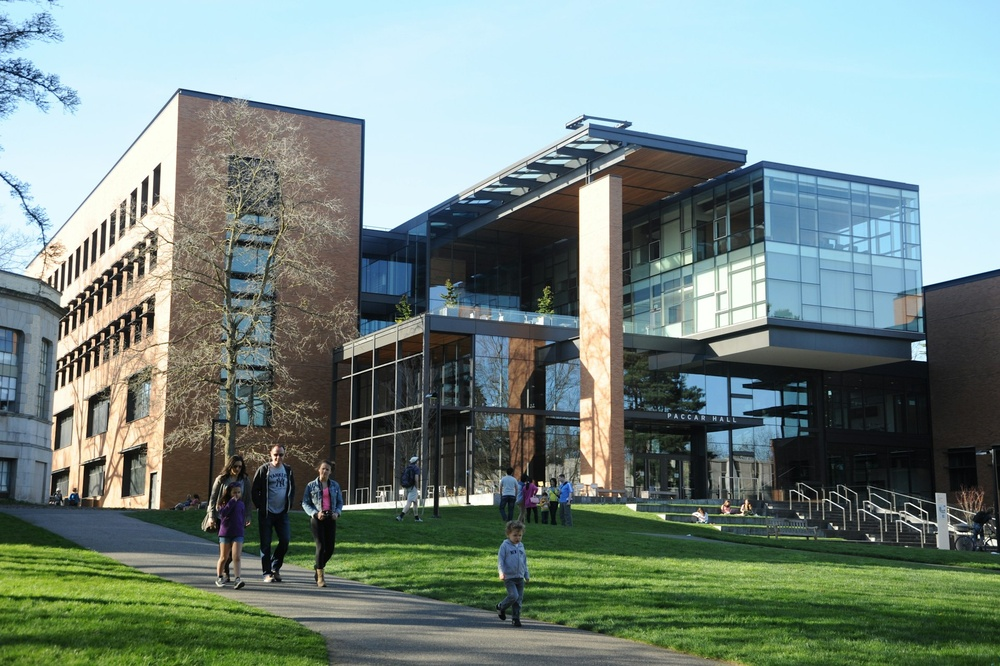
#> input picture Campus.jpg, 1000 x 666 px, shrunk from 1920 x 1278 before the run
$ jupyter execute 04_filters.ipynb
#> lines starting #> are read from the running program, lines starting #| are printed output that depends on the picture
[cell 1]
import cv2
import numpy as np
import seaborn as sns
import matplotlib.pyplot as plt

[cell 2]
# Baca gambar
img = cv2.imread('Campus.jpg')  # pastikan file ada di folder yang sama
#> img is the input picture: shape (666, 1000, 3); mean B, G, R 129.9, 136.4, 118.9

if img is None:
    raise FileNotFoundError("Image file not found. Please check the path.")

# Konversi ke grayscale
img_gray = cv2.cvtColor(img, cv2.COLOR_BGR2GRAY)
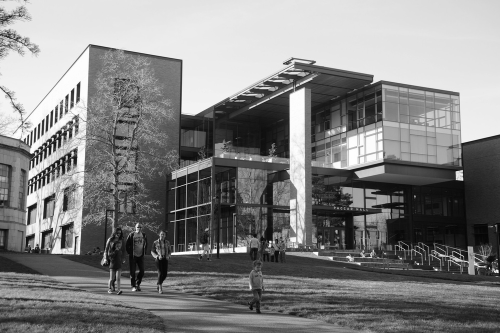
#> img_gray: shape (666, 1000) (shown at 1/2 size); min 0, max 255, mean 130.4

# Tampilkan gambar + histogram
fig, axes = plt.subplots(1, 2, figsize=(12, 5))

# ===== Gambar Grayscale =====
axes[0].imshow(img_gray, cmap='gray')
axes[0].set_title("Original Grayscale Image")
axes[0].axis('off')

# ===== Histogram =====
axes[1].hist(img_gray.ravel(), bins=256)
axes[1].set_title("Histogram Grayscale Image")
axes[1].set_xlabel("Pixel Intensity")
axes[1].set_ylabel("Frequency")

plt.tight_layout()
plt.show()
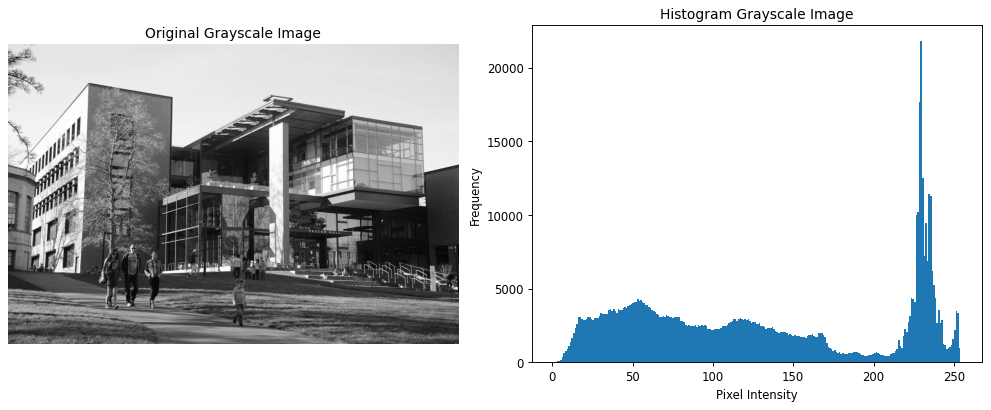
#> figure drawn by matplotlib, 2 panels; panel 2: tallest bar 21770 high, from x = 229.1 to 230.1

#### Analisis Histogram Citra Grayscale Asli

Kode ini menampilkan citra Campus.jpg dalam bentuk grayscale untuk menyederhanakan informasi warna menjadi intensitas keabuan. Histogram grayscale menunjukkan distribusi nilai intensitas pixel dari 0 hingga 255 yang merepresentasikan tingkat kecerahan citra. Sebaran histogram yang luas menandakan variasi kontras yang cukup baik, sedangkan puncak tertentu menunjukkan area citra dengan intensitas dominan. Visualisasi histogram ini digunakan sebagai dasar analisis karakteristik pencahayaan dan kontras citra sebelum dilakukan proses pengolahan lanjutan seperti filtering atau edge detection.

## Image Filters

Image filters adalah teknik dalam pengolahan citra digital yang melibatkan penggunaan kernel atau matriks kecil untuk memodifikasi nilai piksel dalam citra. Filter ini digunakan untuk berbagai tujuan, seperti mengurangi noise, meningkatkan tepi, atau menerapkan efek artistik. Berikut adalah beberapa jenis filter umum yang sering digunakan dalam pengolahan citra:
1. Smoothing Filters (Low-pass filters)
2. Sharpening Filters (High-pass filters)
3. Edge Detection Filters
4. Embossing Filters
5. Custom Convolution Filters

### Filter Kernel

Filter kernel adalah matriks kecil yang digunakan dalam operasi konvolusi untuk memodifikasi nilai piksel dalam citra. Kernel ini diterapkan pada setiap piksel citra dengan cara mengalikan nilai piksel tetangga dengan nilai kernel yang sesuai, kemudian menjumlahkan hasilnya untuk mendapatkan nilai baru piksel tersebut. Kernel dapat memiliki berbagai ukuran dan bentuk, tergantung pada efek yang diinginkan.

#### Perbedaan Filter dan Point Operations
| Aspek                  | Filter Kernel                                   | Point Operations                             |
|-----------------------|-------------------------------------------------|----------------------------------------------|
| Definisi              | Menggunakan kernel untuk memodifikasi piksel berdasarkan tetangga | Memanipulasi nilai piksel secara individual tanpa mempertimbangkan tetangga |
| Operasi              | Melibatkan konvolusi dengan kernel             | Melibatkan operasi matematis langsung pada piksel |
| Efek pada Citra      | Mempengaruhi area sekitar piksel				  | Mempengaruhi hanya piksel itu sendiri         |
| Contoh                | Gaussian Blur, Sharpening, Edge Detection | Brightness Adjustment, Contrast Adjustment    |

#### Linear Filters
Linear filters adalah jenis filter yang menggunakan operasi linear pada nilai piksel dan tetangganya. Contoh umum dari linear filters adalah smoothing filters (seperti Gaussian blur) dan sharpening filters. Linear filters mempertahankan hubungan linear antara input dan output, sehingga efeknya dapat diprediksi dan dianalisis dengan mudah.

[cell 3]
# Matrix pixel input (7x7)
pixel_matrix = np.array([
    [50,  50,  50,  50,  50,  50,  50],
    [50,  60,  70,  80,  70,  60,  50],
    [50,  70,  90, 110,  90,  70,  50],
    [50,  80, 110, 130, 110,  80,  50],
    [50,  70,  90, 110,  90,  70,  50],
    [50,  60,  70,  80,  70,  60,  50],
    [50,  50,  50,  50,  50,  50,  50]
], dtype=np.float32)

print("\n1. MATRIX PIXEL INPUT (7x7):")

# Visualisasi matrix pixel
plt.figure(figsize=(6, 6))
sns.heatmap(pixel_matrix, annot=True, fmt=".0f", cmap="gray", cbar=False, square=True)
plt.title("Pixel Matrix Visualization")
plt.show()
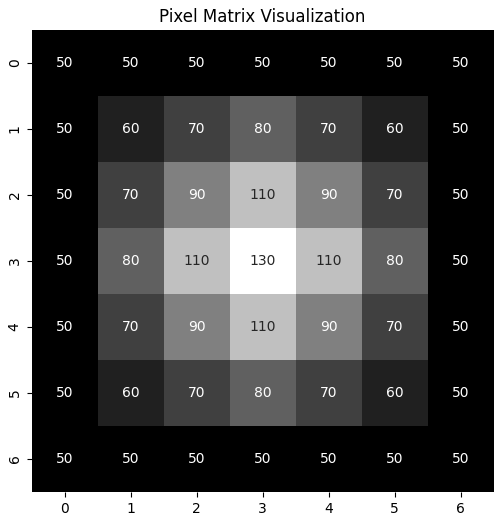
#> figure drawn by matplotlib, 1 panel

#### Ini bukan analisis histogram citra Melainkan analisis distribusi nilai pixel pada matrix contoh

Pada tahap ini digunakan sebuah matrix pixel berukuran 7×7 sebagai contoh sederhana untuk merepresentasikan nilai intensitas pixel dalam bentuk numerik. Matrix ini berisi nilai intensitas grayscale yang bervariasi, dengan nilai terendah berada di bagian tepi dan nilai tertinggi berada di bagian tengah matrix.

Visualisasi menggunakan heatmap menunjukkan adanya pola gradasi intensitas yang meningkat dari tepi menuju pusat. Hal ini menggambarkan kondisi di mana area tengah memiliki tingkat kecerahan yang lebih tinggi dibandingkan area sekitarnya. Pola seperti ini sering digunakan untuk menjelaskan bagaimana sebuah filter bekerja dengan mempertimbangkan pixel tetangga di sekitar pixel pusat.

Matrix pixel ini berfungsi sebagai ilustrasi awal sebelum diterapkan proses filtering pada citra sebenarnya. Dengan memahami distribusi nilai pixel pada matrix ini, dapat dipahami bahwa proses filtering akan memodifikasi nilai pixel berdasarkan kombinasi atau perhitungan nilai pixel di sekitarnya, sehingga dapat menghasilkan efek perataan atau pengurangan noise pada citra.

[cell 4]
# 2. Definisikan berbagai kernel filter (3x3)
# a. Average/Box Blur Kernel
average_kernel = np.array([
    [1, 1, 1],
    [1, 1, 1],
    [1, 1, 1]
], dtype=np.float32) / 9

print("\n2a. AVERAGE/BOX BLUR KERNEL (3x3):")

# Visualisasi kernel
plt.figure(figsize=(4, 4))
sns.heatmap(average_kernel, annot=True, fmt=".2f", cmap="gray", cbar=False, square=True)
plt.title("Average/Box Blur Kernel")
plt.show()
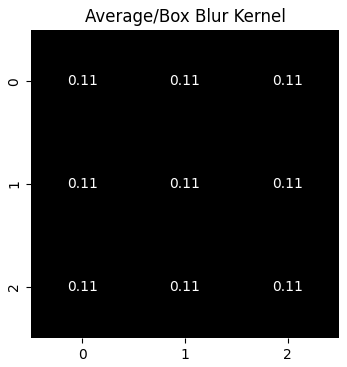
#> figure drawn by matplotlib, 1 panel

#### Ini bukan analisis histogram citra Melainkan analisis Average / Box Blur Kernel (3×3)

Kernel Average atau Box Blur berukuran 3×3 ini memiliki nilai bobot yang sama pada setiap elemennya, yaitu sebesar 1/9. Hal ini berarti setiap pixel pada citra hasil akan dihitung sebagai rata-rata dari sembilan pixel, yang terdiri dari satu pixel pusat dan delapan pixel tetangganya.

Visualisasi kernel menunjukkan distribusi bobot yang seragam, sehingga setiap pixel tetangga memberikan kontribusi yang sama terhadap nilai pixel output. Karakteristik ini menyebabkan efek perataan (smoothing) yang cukup kuat, karena perbedaan nilai intensitas antar pixel akan diratakan.

Penggunaan kernel Average ini efektif untuk mengurangi noise pada citra, namun memiliki kelemahan yaitu dapat menghilangkan detail penting dan menyebabkan citra menjadi terlihat lebih blur. Oleh karena itu, kernel ini biasanya digunakan pada tahap awal pemrosesan citra ketika tujuan utama adalah mengurangi gangguan noise tanpa mempertimbangkan ketajaman detail secara tinggi.

[cell 5]
# Contoh detail konvolusi pada satu piksel (tengah matrix)
center_i, center_j = 3, 3
print(f"\nContoh Konvolusi pada Piksel Tengah [{center_i}, {center_j}]:")
print(f"Nilai Piksel Asli: {pixel_matrix[center_i, center_j]:.0f}")

# Ambil ROI 3x3 di sekitar piksel tengah
roi = pixel_matrix[center_i-1:center_i+2, center_j-1:center_j+2]
print(f"\nRegion of Interest (ROI) 3x3:")

# Visualisasi ROI
plt.figure(figsize=(4, 4))
sns.heatmap(roi, annot=True, fmt=".0f", cmap="gray", cbar=False, square=True)
plt.title("Region of Interest (3x3)")
plt.show()
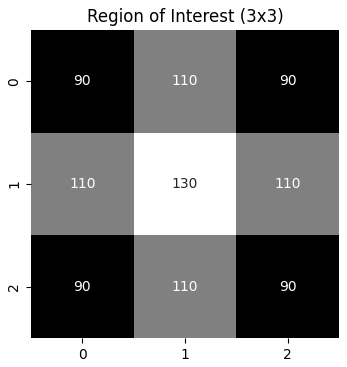
#> figure drawn by matplotlib, 1 panel

#### Ini bukan analisis histogram citra Melainkan Analisis Region of Interest (ROI) 3×3

Pada bagian ini ditunjukkan contoh proses konvolusi yang difokuskan pada satu piksel, yaitu piksel tengah pada matrix pixel. Nilai piksel pusat diambil sebagai titik acuan untuk melihat pengaruh piksel-piksel tetangganya dalam proses filtering.

Region of Interest (ROI) berukuran 3×3 diambil dari area sekitar piksel tengah. Visualisasi ROI menunjukkan nilai intensitas dari piksel pusat beserta delapan piksel tetangganya yang akan digunakan dalam perhitungan filter.

Bagian ini bertujuan untuk memberikan pemahaman bahwa nilai piksel hasil filtering tidak hanya dipengaruhi oleh piksel itu sendiri, tetapi juga oleh nilai piksel di sekitarnya sesuai dengan kernel yang digunakan.

[cell 6]
# Hitung konvolusi dengan Average Kernel
print(f"\nKonvolusi dengan Average Kernel:")
print("ROI × Kernel:")
element_wise = roi * average_kernel

# Visualisasi element-wise multiplication
plt.figure(figsize=(4, 4))
sns.heatmap(element_wise, annot=True, fmt=".2f", cmap="gray", cbar=False, square=True)
plt.title("Element-wise Multiplication (ROI × Kernel)")
plt.show()
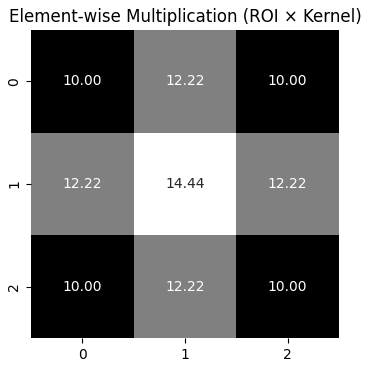
#> figure drawn by matplotlib, 1 panel

result = np.sum(element_wise)
print(f"Sum (Hasil Konvolusi): {result:.2f}")

#### Ini bukan analisis histogram citra Melainkan Analisis Konvolusi Menggunakan Average Kernel

Pada tahap ini dilakukan proses konvolusi antara Region of Interest (ROI) berukuran 3×3 dengan kernel Average. Setiap nilai pixel pada ROI dikalikan dengan bobot kernel yang bersesuaian secara element-wise.

Visualisasi hasil perkalian elemen menunjukkan kontribusi masing-masing pixel tetangga terhadap nilai akhir. Karena kernel Average memiliki bobot yang sama, setiap pixel memberikan pengaruh yang seimbang dalam proses perhitungan.

Nilai hasil konvolusi diperoleh dengan menjumlahkan seluruh hasil perkalian tersebut. Nilai ini merepresentasikan nilai pixel baru pada citra hasil setelah diterapkan filter Average, yang pada umumnya menghasilkan efek perataan intensitas pixel.

[cell 7]
# Terapkan filter ke seluruh matrix pixel menggunakan konvolusi manual
img_height, img_width = pixel_matrix.shape
print(f"\nUkuran Matrix Pixel: {img_height}x{img_width}")
kernel_height, kernel_width = average_kernel.shape
print(f"Ukuran Kernel: {kernel_height}x{kernel_width}")

# Hitung padding yang dibutuhkan
pad_h = kernel_height // 2
pad_w = kernel_width // 2
print(f"Padding yang Dibutuhkan: Height={pad_h}, Width={pad_w}")

# Buat output matrix dengan ukuran yang sama dengan input
output = np.zeros_like(pixel_matrix)

# Lakukan konvolusi manual
for i in range(pad_h, img_height - pad_h):
    for j in range(pad_w, img_width - pad_w):
        # Ambil region of interest (ROI)
        roi = pixel_matrix[i-pad_h:i+pad_h+1, j-pad_w:j+pad_w+1]

        # Element-wise multiplication dan sum
        output[i, j] = np.sum(roi * average_kernel)


# Original
# Create figure with seaborn style
sns.set_style("white")
fig, axes = plt.subplots(1, 2, figsize=(12, 5))

# Original
sns.heatmap(pixel_matrix, annot=True, fmt='.0f', cmap='gray', cbar=True,
            ax=axes[0], square=True, linewidths=0.5, linecolor='lightgray',
            vmin=0, vmax=255, annot_kws={"size": 8, "color": "white"})
axes[0].set_title('Original Matrix', fontsize=12, fontweight='bold')
axes[0].set_xlabel('')
axes[0].set_ylabel('')

# Filtered
sns.heatmap(output, annot=True, fmt='.0f', cmap='gray', cbar=True,
            ax=axes[1], square=True, linewidths=0.5, linecolor='lightgray',
            vmin=0, vmax=255, annot_kws={"size": 8, "color": "white"})
axes[1].set_title('Filtered (Average Kernel)', fontsize=12, fontweight='bold')
axes[1].set_xlabel('')
axes[1].set_ylabel('')

plt.tight_layout()
plt.show()
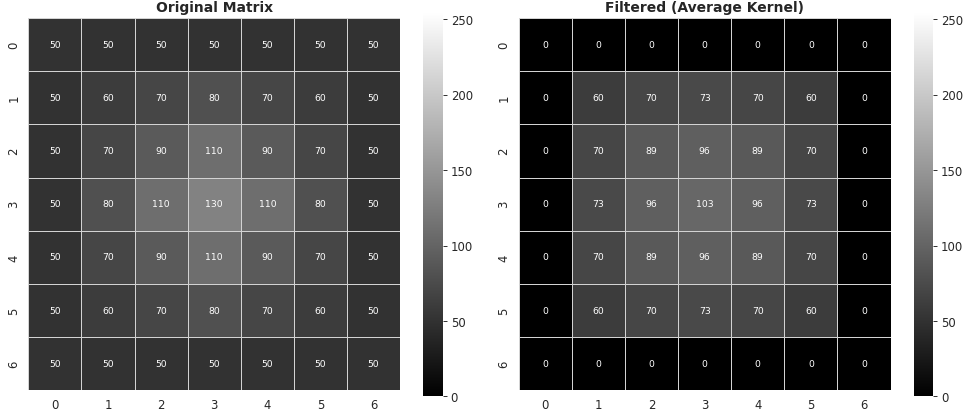
#> figure drawn by matplotlib, 4 panels

#### Ini bukan analisis histogram citra Melainkan Analisis Penerapan Average Filter pada Matrix Pixel

Pada bagian ini dilakukan penerapan filter Average secara manual ke seluruh matrix pixel menggunakan proses konvolusi. Konvolusi dilakukan dengan menggeser kernel Average 3×3 ke setiap posisi pixel dan menghitung nilai pixel baru berdasarkan rata-rata nilai pixel di sekitarnya.

Proses padding digunakan agar kernel dapat diterapkan pada area yang memiliki tetangga lengkap, sehingga ukuran matrix output tetap sama dengan matrix input. Nilai pixel pada matrix output diperoleh dari hasil penjumlahan perkalian antara Region of Interest (ROI) dan kernel Average.

Hasil visualisasi menunjukkan bahwa nilai intensitas pada matrix hasil menjadi lebih halus dibandingkan matrix asli. Perubahan nilai yang ekstrem berkurang, menandakan bahwa filter Average berhasil melakukan perataan (smoothing), namun juga menyebabkan penurunan ketajaman detail pada beberapa area.

[cell 8]
# [48 lines left out: functions manual_convolution, visualize_comparison, not called in this run]

#### Latihan

Buat matrix piksel 10x10 dengan nilai random antara 0-255, kemudian terapkan filter dengan matrix berikut ini:

```
Filter Kernel:
┌─                 ─┐
| 0.075 0.125 0.075 |
| 0.125 0.200 0.125 |
| 0.075 0.125 0.075 |
└─                 ─┘
```
Visualisasikan matrix original, matrix filter, dan matrix hasil filter menggunakan heatmap dari seaborn.

[cell 9]
# Tulis kode di sini

#### Contoh Kernel Umum
| Nama Kernel       | Ukuran | Deskripsi                                      | Contoh Kernel                      |
|-------------------|--------|------------------------------------------------|-----------------------------------|
| Gaussian Blur    | 3x3    | Mengurangi noise dengan efek blur               | `[[1, 2, 1], [2, 4, 2], [1, 2,1]] / 16` |
| Average/Box Blur | 3x3    | Menghaluskan citra dengan rata-rata piksel tetangga | `[[1, 1, 1], [1, 1, 1], [1, 1, 1]] / 9` |
| Sharpening       | 3x3    | Meningkatkan tepi dan detail citra               | `[[0, -1, 0], [-1, 5, -1], [0, -1, 0]]` |
| Edge Detection   | 3x3    | Mendeteksi tepi dalam citra                     | `[[-1, -1, -1], [-1, 8, -1], [-1, -1, -1]]` |
| Embossing        | 3x3    | Memberikan efek timbul pada citra                  | `[[-2, -1, 0], [-1, 1, 1], [0, 1, 2]]` |
| Custom Kernel    | NxN    | Kernel yang dapat disesuaikan untuk efek khusus         | Variabel sesuai kebutuhan         |

**Visualisasi Kernel:**

```
Gaussian Blur:          Average/Box Blur:       Sharpening:
┌─              ─┐        ┌─             ─┐         ┌─           ─┐
│ 1/16 2/16 1/16 │        │ 1/9  1/9  1/9 │         │  0  -1   0  │
│ 2/16 4/16 2/16 │÷16     │ 1/9  1/9  1/9 │÷9       │ -1   5  -1  │
│ 1/16 2/16 1/16 │        │ 1/9  1/9  1/9 │         │  0  -1   0  │
└─              ─┘        └─             ─┘         └─           ─┘
Edge Detection:         Embossing:
┌─           ─┐       ┌─            ─┐
│ -1  -1  -1  │       │  -2  -1   0  │
│ -1   8  -1  │       │  -1   1   1  │
│ -1  -1  -1  │       │   0   1   2  │
└─           ─┘       └─            ─┘
```

### 1. Smoothing Filters (Low-pass filters)
**Konsep:**
Smoothing filters digunakan untuk mengurangi noise dan detail halus dalam citra. Filter ini bekerja dengan menggantikan nilai piksel dengan rata-rata atau median dari piksel tetangganya, sehingga menghasilkan efek blur yang menghaluskan citra.

**Implementasi:**
```python
# Menggunakan Gaussian Blur sebagai contoh smoothing filter
blurred = cv2.GaussianBlur(img, (3, 3), 0)
show_image(blurred, "Gaussian Blurred Image")
```

**`GaussianBlur()`**
Fungsi ini menerapkan Gaussian Blur pada citra. Parameter pertama adalah citra input, parameter kedua adalah ukuran kernel (harus ganjil), dan parameter ketiga adalah standar deviasi Gaussian.

Parameter:
- `img`: Citra input yang akan di-blur.
- `(3, 3)`: Ukuran kernel Gaussian (3x3).
- `0`: Standar deviasi Gaussian. Jika 0, maka dihitung berdasarkan ukuran kernel.

[cell 10]
# Gaussian Blur
blurred_image = cv2.GaussianBlur(img_gray, (3, 3), 0)

fig, axes = plt.subplots(2, 2, figsize=(12, 8))

# Original image
axes[0, 0].imshow(img_gray, cmap='gray')
axes[0, 0].set_title("Original Grayscale Image")
axes[0, 0].axis('off')

# Histogram original
axes[1, 0].hist(img_gray.ravel(), bins=256)
axes[1, 0].set_title("Histogram Original Image")
axes[1, 0].set_xlabel("Pixel Intensity")
axes[1, 0].set_ylabel("Frequency")

# Blurred image
axes[0, 1].imshow(blurred_image, cmap='gray')
axes[0, 1].set_title("Gaussian Blurred Image")
axes[0, 1].axis('off')

# Histogram blurred
axes[1, 1].hist(blurred_image.ravel(), bins=256)
axes[1, 1].set_title("Histogram Gaussian Blurred Image")
axes[1, 1].set_xlabel("Pixel Intensity")
axes[1, 1].set_ylabel("Frequency")

plt.tight_layout()
plt.show()
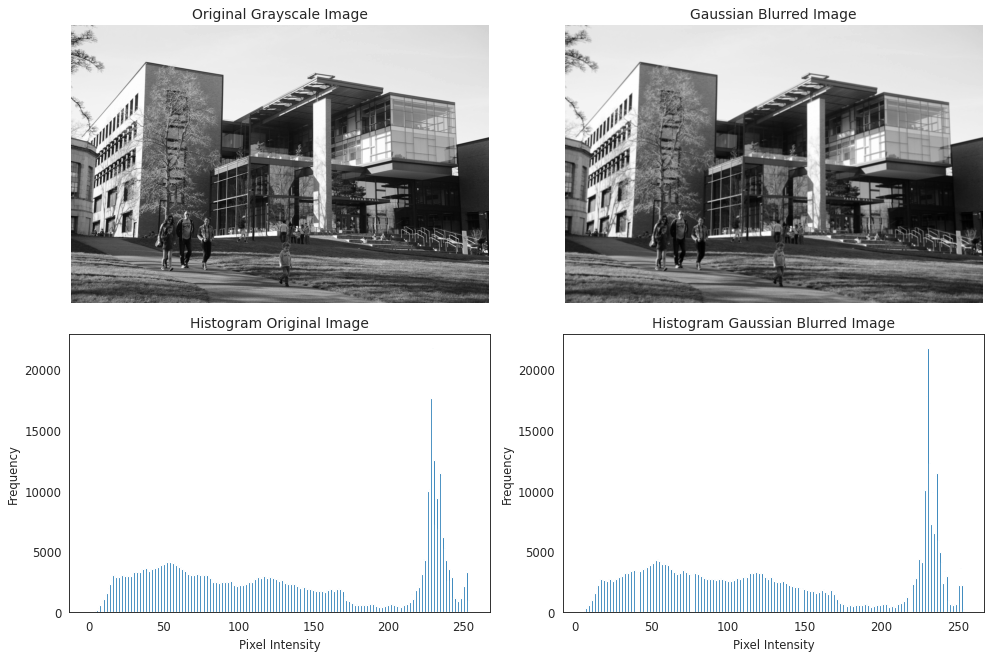
#> figure drawn by matplotlib, 4 panels; panel 3: tallest bar 21770 high, from x = 229.1 to 230.1; panel 4: tallest bar 21789 high, from x = 229.7 to 230.7

#### Analisis Histogram Penerapan Gaussian Filter pada Citra Grayscale

Penerapan Gaussian Blur pada citra grayscale bertujuan untuk mengurangi noise dan detail halus pada citra dengan cara menghaluskan distribusi intensitas pixel. Histogram citra asli menunjukkan sebaran intensitas yang lebih beragam, menandakan adanya detail dan kontras yang lebih tinggi. Setelah proses Gaussian Blur, histogram citra hasil blur terlihat lebih halus dan cenderung terkonsentrasi, yang menunjukkan berkurangnya variasi intensitas pixel. Hal ini membuktikan bahwa Gaussian Blur efektif dalam mereduksi noise, namun juga menyebabkan penurunan ketajaman dan detail pada citra.

### 2. Sharpening Filters (High-pass filters)
**Konsep:**
Sharpening filters digunakan untuk meningkatkan tepi dan detail dalam citra. Filter ini bekerja dengan menonjolkan perbedaan antara piksel pusat dan tetangganya, sehingga membuat tepi lebih jelas.

**Implementasi:**
```python
# Menggunakan kernel sharpening sebagai contoh
kernel = np.array([[0, -1, 0], [-1, 5,-1], [0, -1, 0]])
sharpened = cv2.filter2D(img, -1, kernel)
```

**`filter2D()`**
Fungsi ini menerapkan filter konvolusi pada citra menggunakan kernel yang ditentukan. Parameter pertama adalah citra input, parameter kedua adalah kedalaman output (-1 berarti sama dengan input), dan parameter ketiga adalah kernel filter.

Parameter:
- `img`: Citra input yang akan di-sharpen.
- `-1`: Kedalaman output (sama dengan input).
- `kernel`: Kernel sharpening yang digunakan untuk filter.

[cell 11]
# Kernel sharpening
kernel = np.array([[0, -1, 0],
                   [-1, 5, -1],
                   [0, -1, 0]])

# Proses sharpening
sharpened_image = cv2.filter2D(img_gray, -1, kernel)
#> (the rest of the program and of its run is left out)
